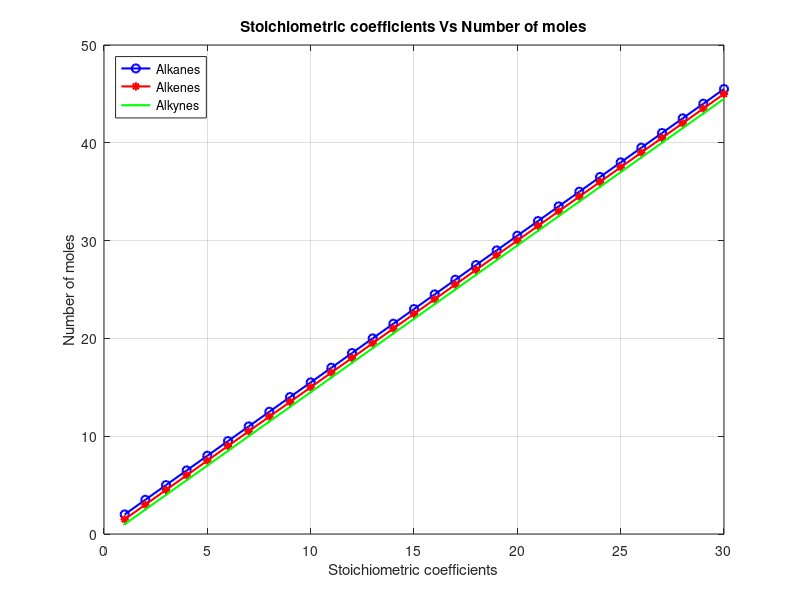

MATLAB code for this plot:
%Calculation of Stoichiometric coefficients for different fuels
%Author: Aditya Iyer Ramesh

clear all
clc

%First we have to creat an array of 30 carbon atoms
%number of moles of carbon atoms is denoted as "n"
%stoichiometric coefficient is denoted as "ar"

n = linspace(1,30,30);
m = length(n);
i = 1:m;

for i = 1:m;
    ar_alk = ((3*n) + 1)/2
    ar_alke = (3*n)/2 
    ar_alky = ((3*n) - 1)/2
end

%Plotting graphs for number of moles vs stoichiometric coefficients
plot(n,ar_alk,'linewidth',1.5,'color','b','marker','o')
grid on
hold on
plot(n,ar_alke,'linewidth',1.5,'color','r','marker','*')
plot(n,ar_alky,'linewidth',1.5,'color','g','marker','.')
hold off
title("Stoichiometric coefficients Vs Number of moles")
xlabel("Stoichiometric coefficients")
ylabel("Number of moles")
legend("Alkanes","Alkenes","Alkynes",'location',"northwest")